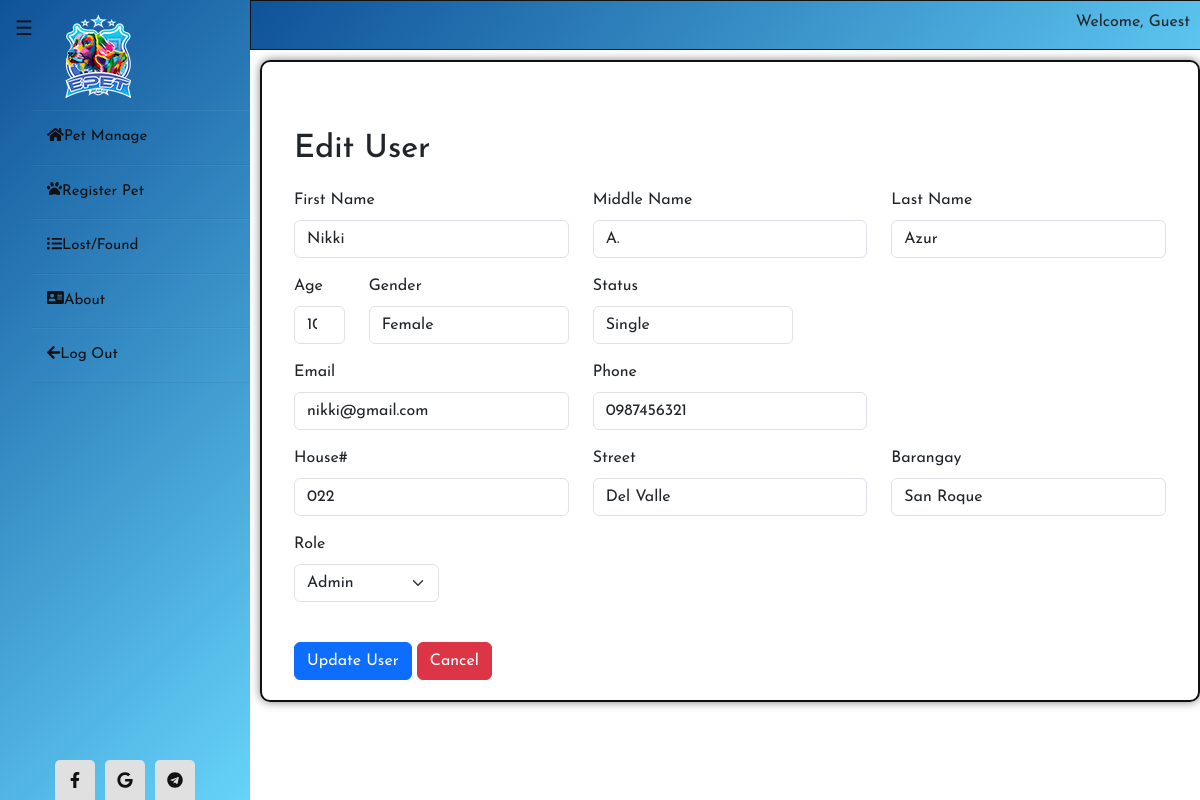
The app's page /epet02/edit_user.php?id=8 with its own data.
### tables this page shows
CREATE TABLE `users` (
  `id` int(11) NOT NULL,
  `first_name` varchar(255) NOT NULL,
  `middle_name` varchar(255) NOT NULL,
  `last_name` varchar(255) NOT NULL,
  `age` varchar(100) NOT NULL,
  `gender` varchar(255) NOT NULL,
  `u_status` varchar(255) NOT NULL,
  `email` varchar(255) NOT NULL,
  `phone` varchar(11) NOT NULL,
  `username` varchar(255) NOT NULL,
  `password` varchar(12) NOT NULL,
  `usertype` enum('admin','user','','') NOT NULL,
  `hno` varchar(255) NOT NULL,
  `st` varchar(255) NOT NULL,
  `brgy` varchar(255) NOT NULL
);

### epet02/edit_user.php (the view, shortened to what this page needs)
<?php
include 'db.php';
if(isset($_GET['id'])) {
    $id = $_GET['id'];
    $query = "SELECT * FROM users WHERE id='$id'";
    $result = mysqli_query($conn, $query);
    $user = mysqli_fetch_assoc($result);
} else {
    header("Location: user_management.php");
    exit();
}
?>
<!DOCTYPE html>
<html lang="en">
<head>
    <link href="https://cdn.jsdelivr.net/npm/bootstrap@5.3.0-alpha1/dist/css/bootstrap.min.css" rel="stylesheet">
</head>
<body>
<?php include 'includes/sidebar1.php';?>
<?php include 'includes/header.php';?>
<div class="content">
<div class="container mt-5">
    <h2>Edit User</h2>
    <form method="POST" action="<?php echo htmlspecialchars($_SERVER["PHP_SELF"]) . '?id=' . $id; ?>">
<div class="row">
    <div class="col-md-4">
        <div class="mb-3">
            <label for="firstname" class="form-label">First Name</label>
            <input type="text" class="form-control" id="firstname" name="firstname" value="<?php echo $user['first_name']; ?>" required>
        </div>
    </div>
    <div class="col-md-4">
        <div class="mb-3">
            <label for="middlename" class="form-label">Middle Name</label>
            <input type="text" class="form-control" id="middlename" name="middlename" value="<?php echo $user['middle_name']; ?>">
        </div>
    </div>
    <div class="col-md-4">
        <div class="mb-3">
            <label for="lastname" class="form-label">Last Name</label>
            <input type="text" class="form-control" id="lastname" name="lastname" value="<?php echo $user['last_name']; ?>" required>
        </div>
    </div>
</div>
<div class="row">
    <div class="col-md-1">
        <div class="mb-3">
            <label for="age" class="form-label">Age</label>
            <input type="number" class="form-control" id="age" name="age" value="<?php echo $user['age']; ?>" required>
        </div>
    </div>
    <div class="col-md-3">
        <div class="mb-3">
            <label for="gender" class="form-label">Gender</label>
            <input type="text" class="form-control" id="gender" name="gender" value="<?php echo $user['gender']; ?>" required>
        </div>
    </div>
    <div class="col-md-3">
        <div class="mb-3">
            <label for="u_status" class="form-label">Status</label>
            <input type="text" class="form-control" id="u_status" name="u_status" value="<?php echo $user['u_status']; ?>" required>
        </div>
    </div>
</div>
<div class="row">
    <div class="col-md-4">
        <div class="mb-3">
            <label for="email" class="form-label">Email</label>
            <input type="email" class="form-control" id="email" name="email" value="<?php echo $user['email']; ?>" required>
        </div>
    </div>
    <div class="col-md-4">
        <div class="mb-3">
            <label for="phone" class="form-label">Phone</label>
            <input type="tel" class="form-control" id="phone" name="phone" value="<?php echo $user['phone']; ?>" required>
        </div>
    </div>
</div>
<div class="row">
    <div class="col-md-4">
        <div class="mb-3">
            <label for="hno" class="form-label">House#</label>
            <input type="text" class="form-control" id="hno" name="hno" value="<?php echo $user['hno']; ?>" required>
        </div>
    </div>
    <div class="col-md-4">
        <div class="mb-3">
            <label for="st" class="form-label">Street</label>
            <input type="text" class="form-control" id="st" name="st" value="<?php echo $user['st']; ?>" required>
        </div>
    </div>
    <div class="col-md-4">
        <div class="mb-3">
            <label for="brgy" class="form-label">Barangay</label>
            <input type="text" class="form-control" id="brgy" name="brgy" value="<?php echo $user['brgy']; ?>" required>
        </div>
    </div>
</div>
    <div class="col-md-2">
        <div class="mb-3">
            <label for="role" class="form-label">Role</label>
            <select class="form-select" id="role" name="role" required>
                <option value="admin" <?php if($user['usertype'] == 'admin') echo 'selected'; ?>>Admin</option>
            </select>
        </div>
    </div>
    <br>
        <button type="submit" class="btn btn-primary">Update User</button>
        <a href="user_management.php" class="btn btn-danger cancel-button">Cancel</a>
    </form>
</div>
</div>
</body>
</html>

### epet02/edit_user.php (style rules this page uses)
.content { position: static; margin-top: 60px; margin-left: 260px; margin-bottom: 10px; width: 1150px; height: 900x; border: 2px solid #111; border-radius:10px; box-shadow: 0 0 10px rgba(0, 0, 0, 0.5); padding: 20px; }
.container { margin-top: 50px; }
form { margin-top: 20px; }

### epet02/includes/sidebar1.php (style rules this page uses)
* { margin: 0; padding: 0; box-sizing: border-box; list-style: none; text-decoration: none; font-family: 'Josefin Sans', sans-serif; }
body { background-color: #f3f5f9; }

### records on screen
users: firstname "Nikki", middlename "A.", lastname "Azur", age "10", gender "Female", u_status "Single", email "nikki@gmail.com", phone "0987456321", hno "022", st "Del Valle", brgy "San Roque", role "Admin"
